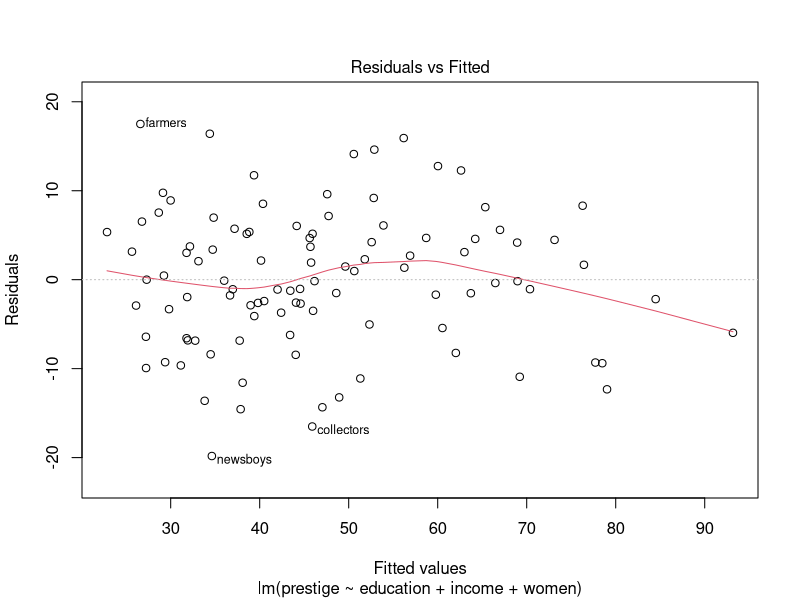
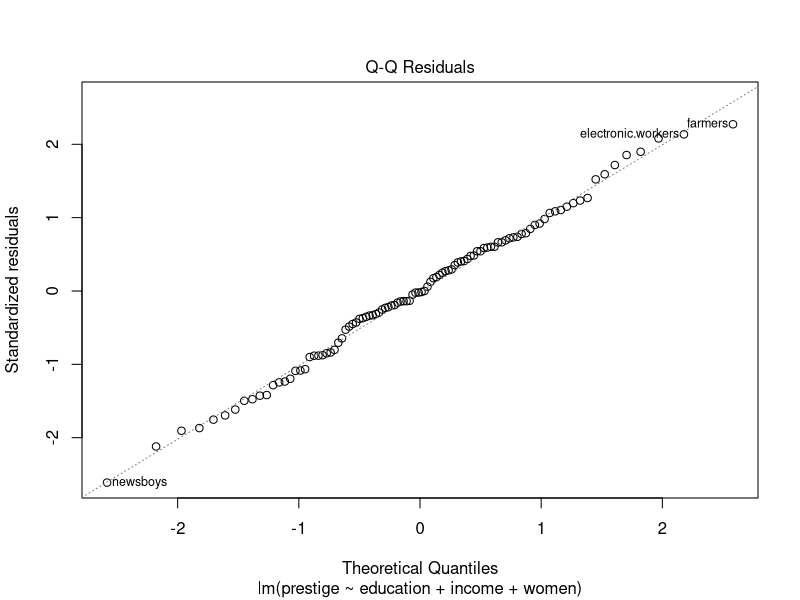
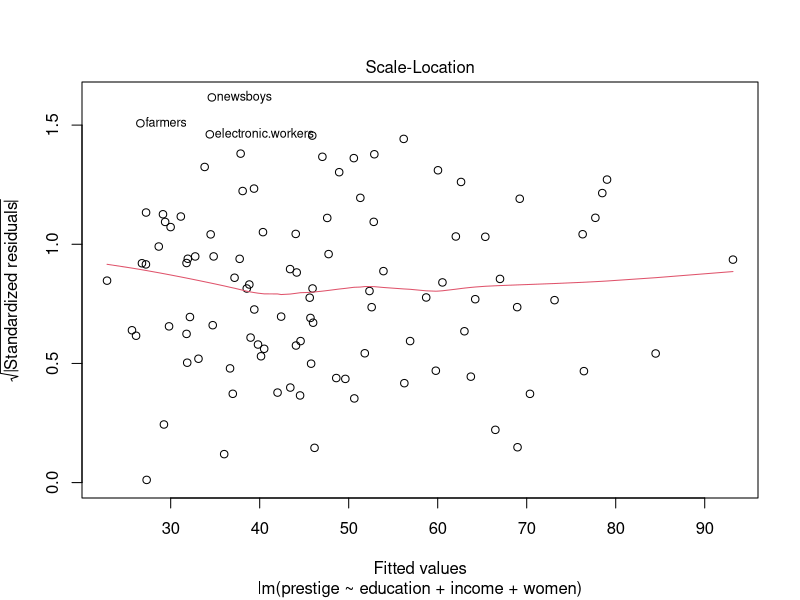
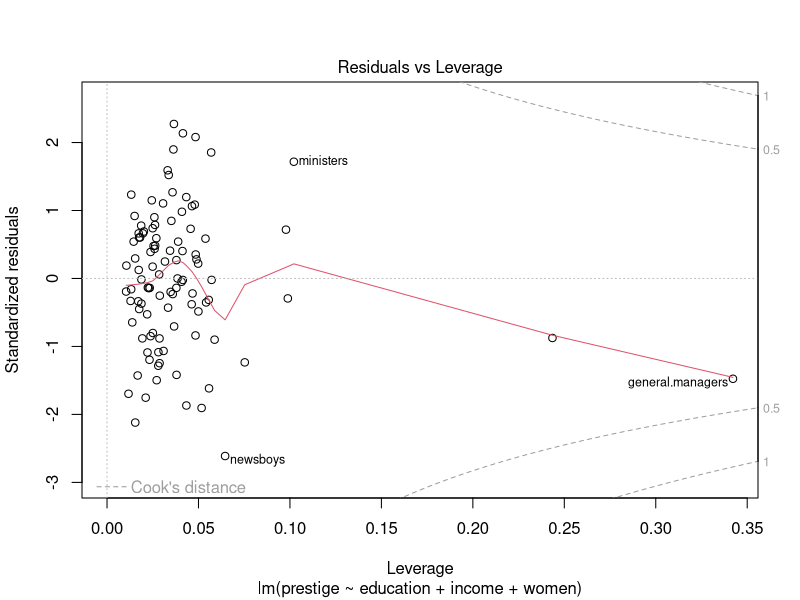

Recreate these plots in R, in order. (Note: this script raises an error after producing the figures.)
## ---- chunk 1
library(psych)
library(car)
library(carData)
## ---- chunk 2
# Import data 
dat <- carData::Prestige
str(dat)
prestige.lm <- lm(prestige ~ education + income + women, data = dat)
summary(prestige.lm)
## ---- chunk 3
prestige.zlm <- lm(scale(prestige) ~ scale(education) + scale(income) + scale(women), data = dat)
summary(prestige.zlm)
## ---- chunk 4
plot(prestige.lm)

## ---- chunk 5
residualPlots(prestige.lm)
## ---- chunk 6
predictors <- dat[c("education", "income", "women")]
dat$maha_dis <- psych::outlier(predictors)
head(dat)
#calculate p value for Mahalanobis distance with Chi-square test with df = k- 1, where k = number of variables.
dat$maha_p <- pchisq(dat$maha_dis, df = 2, lower.tail = FALSE) # We only look for large MD. Therefore, only upper tail of distribution. 
head(dat)
dat[dat$maha_p < .001, ] # cases with p < .001 are considered outliers.
## ---- chunk 7
dat$hat <- hatvalues(prestige.lm)
head(dat)
p = 3
hat_cutoff <- 2*p/nrow(dat)
high_leverage_cases <- subset(dat, subset = hat > hat_cutoff)
high_leverage_cases

## ---- chunk 8
outlierTest(prestige.lm)
## ---- chunk 9
dat$cook <- cooks.distance(prestige.lm)
head(dat)
subset(dat, subset = cook > .5) # No Cook's D more than 0.5
plot(prestige.lm, 4:5) # plot 4-5 of the model shows Cook's D & leverage
## ---- chunk 10
influenceIndexPlot(prestige.lm)
## ---- chunk 11
re_dat <- dat[row.names(dat) != "general.managers", ]
re.lm <- lm(prestige ~ education + income + women, re_dat)
summary(re.lm)
influenceIndexPlot(re.lm)

## ---- chunk 12
#car
crPlots(prestige.lm)
ncvTest(prestige.lm)
## ---- chunk 13
# Base R
plot(prestige.lm, 2)
# car
car::qqPlot(prestige.lm)
## ---- chunk 14
# Base R
plot(prestige.lm, 3)
# car
spreadLevelPlot(prestige.lm)
## ---- chunk 15
vif(prestige.lm)
